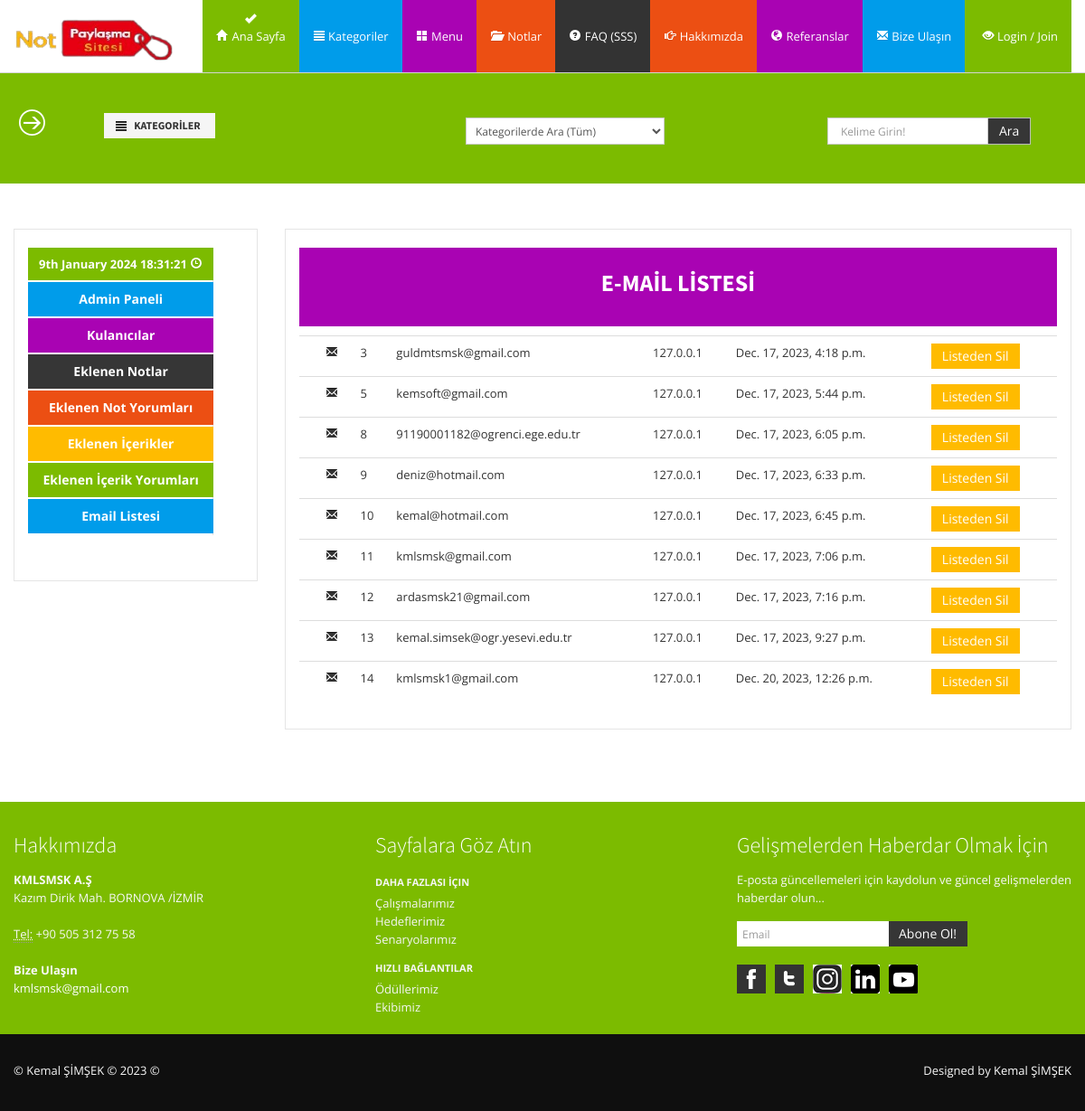
The page /curriculumVitae/emaillist/ on the database its author committed.
### curriculumVitae/models.py (models this page shows, shortened)
class ListMail(models.Model):
    email=models.EmailField(blank=True)
    ip=models.CharField(blank=True, max_length=25)
    create_at=models.DateTimeField(auto_now_add=True, null=True)

### home/models.py (models this page shows, shortened)
class Settings(models.Model):
    STATUS=(
        ('True', 'Evet'),
        ('False', 'Hayir'),
    )
    title=models.CharField(max_length=200)
    keywords=models.CharField(max_length=255)
    description=models.CharField(max_length=255)
    company=models.CharField(max_length=100)
    address=models.CharField(blank=True,max_length=150)
    googleMap=models.CharField(blank=True, max_length=255)
    phone=models.CharField(blank=True, max_length=20)
    fax=models.CharField(blank=True,max_length=20)
    email=models.CharField(blank=True, max_length=60)
    smtpserver=models.CharField(blank=True,max_length=30)
    smtpemail=models.CharField(blank=True,max_length=30)
    smtppassword=models.CharField(blank=True,max_length=30)
    smtpport=models.CharField(blank=True,max_length=10)
    icon=models.ImageField(blank=True, upload_to='images/')
    facebook=models.CharField(blank=True,max_length=50)
    instagram=models.CharField(blank=True,max_length=50)
    twitter=models.CharField(blank=True,max_length=50)
    youtube=models.CharField(blank=True,max_length=70)
    linkedin=models.CharField(blank=True,max_length=90)
    aboutus=RichTextUploadingField(blank=True)
    contact=RichTextUploadingField(blank=True)
    references=RichTextUploadingField(blank=True)
    status=models.CharField(max_length=10, choices=STATUS)
    create_at=models.DateTimeField(auto_now_add=True)
    update_at=models.DateTimeField(auto_now=True)

### curriculumVitae/views.py (the view)
# urls.py: path('emaillist/', views.emaillist, name='emaillist'),
def emaillist(request):
    category=Category.objects.all()
    menu=Menu.objects.all()
    settings=Settings.objects.get(pk=1)
    list=ListMail.objects.all()
    context={
        'list': list,
        'category': category,
        'menu': menu,
        'settings': settings,
    }
    return render(request, 'emaillist.html', context)

### user/templates/emaillist.html (shortened to what this page needs)
{% extends "homebase.html" %}
{% load static %}
{% block head %}
<!DOCTYPE html>
<html>
<head>
{% endblock head %}
{% block content  %}
{% include "head.html" %}
{% include "header.html" %}
{% include "search.html" %}
<section id="maincontent">
    <div class="container">
      <div class="row">
        <div class="span3">
          <aside>
            <div class="widget">
              {% include "admin_panel.html" %}
            </div>
          </aside>
        </div>
        <div class="span9">
          <aside>
            <div class="widget">
              <div class="well well-info">
                <center><b> <h3>E-MAİL LİSTESİ</b></h3></center>
              </div>
              <table class="table">
                <tbody>
                    {% for rs in list %}
                    <tr>
                    <th> <td>
                      <i class="icon-envelope icon-primary"></i> </td>
                      <td>   {{rs.id}}  </td> <td>
                        {{rs.email}}
                      </td>
                     <td> {{rs.ip}} </td>
                     <td> {{rs.create_at}} </td>
                     <td>
                      <a href="/curriculumVitae/deletemaillist/{{rs.id}}" onclick=" return confirm ('Silmek istediğinden emin misin?')" type="button" class="btn btn-warning"> Listeden Sil </button>
                    </td>
                  </th>
                </tr>
                    {% endfor %}
                </tbody>
              </table>
            </div>
          </aside>
        </div>
      </div>
    </div>
  </section>
  {% endblock content  %}

### home/templates/footer.html (shortened to what this page needs)
{% load static %}
 <footer class="footer">
  <div class="container">
    <div class="row">
      <div class="span4">
        <div class="widget">
          <h4>Hakkımızda</h4>
          <address>
        <strong>{{settings.company}} </strong><br>
        {{settings.address}}<br>
        <br>
        <abbr title="Phone">Tel:</abbr> {{settings.phone}}
        </address>
          <address>
        <strong>Bize Ulaşın</strong><br>
        <a href="mailto:{{settings.email}}">{{settings.email}}</a>
        </address>
        </div>
      </div>
      <div class="span4">
        <div class="widget">
          <h4>Sayfalara Göz Atın</h4>
          <ul class="nav nav-list regular">
            <li class="nav-header">Daha Fazlası İçin</li>
            <li><a href="#">Çalışmalarımız</a></li>
            <li><a href="#">Hedeflerimiz</a></li>
            <li><a href="#">Senaryolarımız</a></li>
            <li class="nav-header">Hızlı Bağlantılar</li>
            <li><a href="#">Ödüllerimiz</a></li>
            <li><a href="#">Ekibimiz</a></li>
          </ul>
        </div>
      </div>
      <div class="span4">
        <div class="widget">
          <h4>Gelişmelerden Haberdar Olmak İçin</h4>
          <form class="form-horizontal" action="/curriculumVitae/addlistmail/" method="post">
            <fieldset>
              <p>
                E-posta güncellemeleri için kaydolun ve güncel gelişmelerden haberdar olun...
              </p>
              <div class="input-prepend input-append">
                <input class="span2" id="email" name="email" type="text" placeholder="Email">
                <button class="btn btn-inverse" type="submit">Abone Ol!</button>
              </div>
            </fieldset>
          </form>
          <ul class="social_small">
            <li class="facebook first"><a href="{{settings.facebook}}" title="Facebook">Facebook</a></li>
            <li class="twitt"><a href="{{settings.twitter}}" title="Twitter">Twitter</a></li>
            <li class="googleplus"><a href="{{settings.instagram}}" title="Instagram">Instagram</a></li>
            <li class="flickr"><a href="{{settings.linkedin}}" title="Linkedin">Linkedin</a></li>
            <li class="dribbble"><a href="{{settings.youtube}}" title="Youtube">Youtube</a></li>
          </ul>
        </div>
      </div>
    </div>
  </div>
  <div class="verybottom">
    <div class="container">
      <div class="row">
        <div class="span6">
          <p>&copy; Kemal ŞİMŞEK &copy; 2023 &copy; </p>
        </div>
        <div class="span6">
          <div class="pull-right">
            <div class="credits">
              Designed by <a href="https://www.linkedin.com/in/kmlsmsk/"> Kemal ŞİMŞEK</a>
            </div>
          </div>
        </div>
      </div>
    </div>
  </div>
</footer>

### home/static/assets/css/docs.css (style rules this page uses)
section { padding-top: 30px; }

### home/static/assets/css/style.css (style rules this page uses)
.row { margin-bottom:20px; }
.well-info, .carousel-caption.info { background: #a903b3; color:#fff; }
#maincontent { z-index:1000; margin:0 0 30px; }
aside { border:1px solid #e5e5e5; padding:20px 15px 0 15px; margin: 0 0 30px 0; -webkit-border-radius: 0; -moz-border-radius: 0; border-radius: 0; }
aside .widget { margin-bottom:30px; }
.social_small { margin: 0; }
.social_small li { display: inline; list-style: none; text-indent: -9999px; margin-left: 10px; float: left; -webkit-transition: all 0.3s ease-in-out; -moz-transition: all 0.3s ease-in-out; -o-transition: all 0.3s ease-in-out; -ms-transition: all 0.3s ease-in-out; transition: all 0.3s ease-in-out; }
.social_small li.first { margin-left:0; }
.social_small li a { background-repeat: no-repeat; background-position: 0 0; display: block; height: 32px; width: 32px; }
.facebook { background: url(../img/icons/social/fb.png) no-repeat; }
.googleplus { background: url(../img/icons/social/google.png) no-repeat; }
.dribbble { background: url(../img/icons/social/dribble.png) no-repeat; }
.flickr { background: url(../img/icons/social/flickr.png) no-repeat; }
.twitt { background: url(../img/icons/social/twitter.png) no-repeat; }
footer { padding-top:30px; color:#f8f8f8; }
footer h1, footer h2, footer h3, footer h4, footer h5, footer h6 { color:#fff; }
footer a, footer a:hover { color:#fff; }
footer .verybottom { padding-top:30px; background:#0f0f0f; }
footer .nav-list li, footer .nav-list li a, footer .nav-list li.nav-header { text-shadow:none; color:#f6f6f6; }
footer .nav-list li a { text-shadow:none; }
footer .nav-list.regular .nav-header { padding: 3px 0; }
footer .nav-list.regular > li > a { padding: 0; }
footer.footer .input-append button, footer.footer .input-append input { border:none; }

### home/static/assets/color/success.css (style rules this page uses)
a { color: #7cbb00; }
footer.footer { background:#7cbb00; }

### rows shown on the page
ListMail: id "3", email "guldmtsmsk@gmail.com", ip "127.0.0.1", create_at "Dec. 17, 2023, 4:18 p.m."
ListMail: id "5", email "kemsoft@gmail.com", ip "127.0.0.1", create_at "Dec. 17, 2023, 5:44 p.m."
ListMail: id "8", email "91190001182@ogrenci.ege.edu.tr", ip "127.0.0.1", create_at "Dec. 17, 2023, 6:05 p.m."
ListMail: id "9", email "deniz@hotmail.com", ip "127.0.0.1", create_at "Dec. 17, 2023, 6:33 p.m."
ListMail: id "10", email "kemal@hotmail.com", ip "127.0.0.1", create_at "Dec. 17, 2023, 6:45 p.m."
ListMail: id "11", email "kmlsmsk@gmail.com", ip "127.0.0.1", create_at "Dec. 17, 2023, 7:06 p.m."
ListMail: id "12", email "ardasmsk21@gmail.com", ip "127.0.0.1", create_at "Dec. 17, 2023, 7:16 p.m."
ListMail: id "13", email "kemal.simsek@ogr.yesevi.edu.tr", ip "127.0.0.1", create_at "Dec. 17, 2023, 9:27 p.m."
ListMail: id "14", email "kmlsmsk1@gmail.com", ip "127.0.0.1", create_at "Dec. 20, 2023, 12:26 p.m."
Settings: company "KMLSMSK A.Ş", address "Kazım Dirik Mah. BORNOVA /İZMİR", phone "+90 505 312 75 58", email "kmlsmsk@gmail.com"
